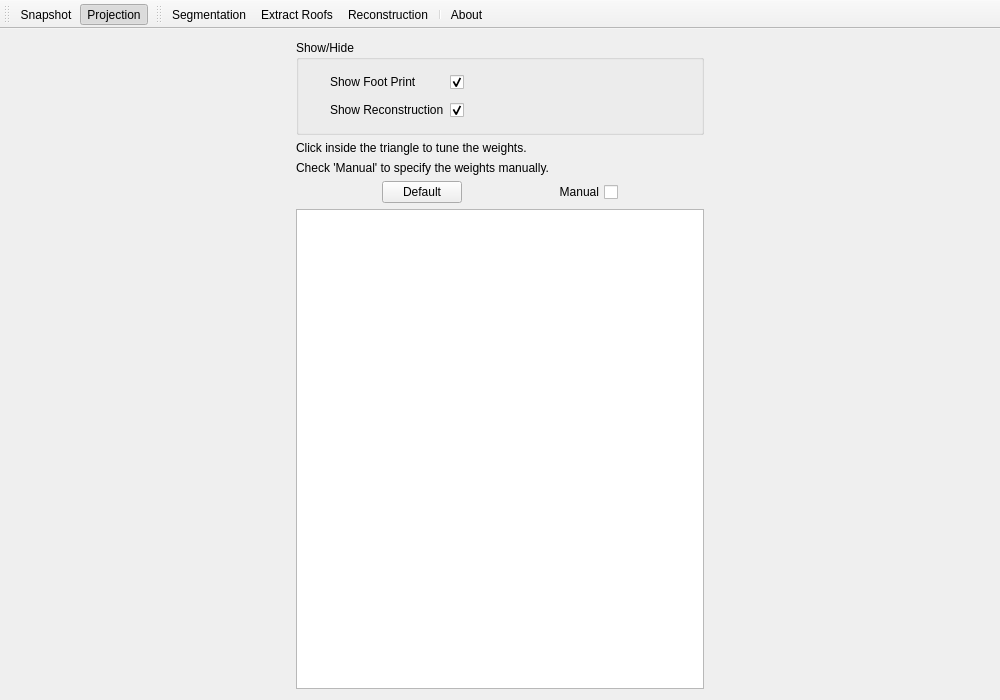
<?xml version="1.0" encoding="UTF-8"?>
<ui version="4.0">
 <class>FootPrintClass</class>
 <widget class="QMainWindow" name="FootPrintClass">
  <property name="geometry">
   <rect>
    <x>0</x>
    <y>0</y>
    <width>1000</width>
    <height>700</height>
   </rect>
  </property>
  <property name="sizePolicy">
   <sizepolicy hsizetype="Expanding" vsizetype="Expanding">
    <horstretch>0</horstretch>
    <verstretch>0</verstretch>
   </sizepolicy>
  </property>
  <property name="minimumSize">
   <size>
    <width>1000</width>
    <height>700</height>
   </size>
  </property>
  <property name="mouseTracking">
   <bool>true</bool>
  </property>
  <property name="focusPolicy">
   <enum>Qt::StrongFocus</enum>
  </property>
  <property name="windowTitle">
   <string>PolyFit</string>
  </property>
  <property name="iconSize">
   <size>
    <width>28</width>
    <height>28</height>
   </size>
  </property>
  <widget class="QWidget" name="centralWidget">
   <layout class="QHBoxLayout" name="horizontalLayout">
    <property name="leftMargin">
     <number>0</number>
    </property>
    <property name="topMargin">
     <number>0</number>
    </property>
    <property name="rightMargin">
     <number>0</number>
    </property>
    <property name="bottomMargin">
     <number>0</number>
    </property>
    <item>
     <widget class="QScrollArea" name="scrollArea">
      <property name="minimumSize">
       <size>
        <width>360</width>
        <height>0</height>
       </size>
      </property>
      <property name="maximumSize">
       <size>
        <width>430</width>
        <height>16777215</height>
       </size>
      </property>
      <property name="frameShape">
       <enum>QFrame::NoFrame</enum>
      </property>
      <property name="widgetResizable">
       <bool>true</bool>
      </property>
      <widget class="QWidget" name="scrollAreaWidgetContents">
       <property name="geometry">
        <rect>
         <x>0</x>
         <y>0</y>
         <width>300</width>
         <height>645</height>
        </rect>
       </property>
       <layout class="QVBoxLayout" name="verticalLayout">
        <item>
         <widget class="QGroupBox" name="groupBox">
          <property name="title">
           <string>Show/Hide</string>
          </property>
          <layout class="QGridLayout" name="gridLayout">
           <item row="0" column="0">
            <spacer name="horizontalSpacer_8">
             <property name="orientation">
              <enum>Qt::Horizontal</enum>
             </property>
             <property name="sizeType">
              <enum>QSizePolicy::Fixed</enum>
             </property>
             <property name="sizeHint" stdset="0">
              <size>
               <width>20</width>
               <height>20</height>
              </size>
             </property>
            </spacer>
           </item>
           <item row="0" column="1">
            <widget class="QLabel" name="labelFootPrint">
             <property name="sizePolicy">
              <sizepolicy hsizetype="Preferred" vsizetype="Preferred">
               <horstretch>0</horstretch>
               <verstretch>0</verstretch>
              </sizepolicy>
             </property>
             <property name="minimumSize">
              <size>
               <width>75</width>
               <height>22</height>
              </size>
             </property>
             <property name="text">
              <string>Show Foot Print</string>
             </property>
            </widget>
           </item>
           <item row="0" column="3">
            <spacer name="horizontalSpacer_2">
             <property name="orientation">
              <enum>Qt::Horizontal</enum>
             </property>
             <property name="sizeType">
              <enum>QSizePolicy::Expanding</enum>
             </property>
             <property name="sizeHint" stdset="0">
              <size>
               <width>81</width>
               <height>20</height>
              </size>
             </property>
            </spacer>
           </item>
           <item row="1" column="2">
            <widget class="QCheckBox" name="checkBoxShowReconstruction">
             <property name="sizePolicy">
              <sizepolicy hsizetype="Fixed" vsizetype="Preferred">
               <horstretch>0</horstretch>
               <verstretch>0</verstretch>
              </sizepolicy>
             </property>
             <property name="minimumSize">
              <size>
               <width>0</width>
               <height>22</height>
              </size>
             </property>
             <property name="text">
              <string/>
             </property>
             <property name="checked">
              <bool>true</bool>
             </property>
            </widget>
           </item>
           <item row="1" column="1">
            <widget class="QLabel" name="labelReconstruction">
             <property name="sizePolicy">
              <sizepolicy hsizetype="Preferred" vsizetype="Preferred">
               <horstretch>0</horstretch>
               <verstretch>0</verstretch>
              </sizepolicy>
             </property>
             <property name="minimumSize">
              <size>
               <width>75</width>
               <height>22</height>
              </size>
             </property>
             <property name="text">
              <string>Show Reconstruction</string>
             </property>
            </widget>
           </item>
           <item row="1" column="0">
            <spacer name="horizontalSpacer_9">
             <property name="orientation">
              <enum>Qt::Horizontal</enum>
             </property>
             <property name="sizeType">
              <enum>QSizePolicy::Fixed</enum>
             </property>
             <property name="sizeHint" stdset="0">
              <size>
               <width>20</width>
               <height>20</height>
              </size>
             </property>
            </spacer>
           </item>
           <item row="1" column="3">
            <spacer name="horizontalSpacer_3">
             <property name="orientation">
              <enum>Qt::Horizontal</enum>
             </property>
             <property name="sizeType">
              <enum>QSizePolicy::Expanding</enum>
             </property>
             <property name="sizeHint" stdset="0">
              <size>
               <width>81</width>
               <height>20</height>
              </size>
             </property>
            </spacer>
           </item>
           <item row="0" column="2">
            <widget class="QCheckBox" name="checkBoxShowFootPrint">
             <property name="sizePolicy">
              <sizepolicy hsizetype="Fixed" vsizetype="Preferred">
               <horstretch>0</horstretch>
               <verstretch>0</verstretch>
              </sizepolicy>
             </property>
             <property name="minimumSize">
              <size>
               <width>0</width>
               <height>22</height>
              </size>
             </property>
             <property name="text">
              <string/>
             </property>
             <property name="checked">
              <bool>true</bool>
             </property>
            </widget>
           </item>
          </layout>
         </widget>
        </item>
        <item>
         <layout class="QVBoxLayout" name="verticalLayout_4">
          <property name="leftMargin">
           <number>0</number>
          </property>
          <property name="rightMargin">
           <number>0</number>
          </property>
          <item>
           <widget class="QLabel" name="label">
            <property name="text">
             <string>Click inside the triangle to tune the weights. </string>
            </property>
           </widget>
          </item>
          <item>
           <widget class="QLabel" name="label_2">
            <property name="text">
             <string>Check 'Manual' to specify the weights manually.</string>
            </property>
           </widget>
          </item>
          <item>
           <layout class="QHBoxLayout" name="horizontalLayout_3">
            <item>
             <spacer name="horizontalSpacer_6">
              <property name="orientation">
               <enum>Qt::Horizontal</enum>
              </property>
              <property name="sizeHint" stdset="0">
               <size>
                <width>10</width>
                <height>20</height>
               </size>
              </property>
             </spacer>
            </item>
            <item>
             <widget class="QPushButton" name="pushButtonDefaultWeight">
              <property name="text">
               <string>Default</string>
              </property>
             </widget>
            </item>
            <item>
             <spacer name="horizontalSpacer_7">
              <property name="orientation">
               <enum>Qt::Horizontal</enum>
              </property>
              <property name="sizeHint" stdset="0">
               <size>
                <width>40</width>
                <height>20</height>
               </size>
              </property>
             </spacer>
            </item>
            <item>
             <widget class="QCheckBox" name="checkBoxManualInputWeights">
              <property name="layoutDirection">
               <enum>Qt::RightToLeft</enum>
              </property>
              <property name="text">
               <string>Manual</string>
              </property>
             </widget>
            </item>
            <item>
             <spacer name="horizontalSpacer_5">
              <property name="orientation">
               <enum>Qt::Horizontal</enum>
              </property>
              <property name="sizeHint" stdset="0">
               <size>
                <width>10</width>
                <height>20</height>
               </size>
              </property>
             </spacer>
            </item>
           </layout>
          </item>
          <item>
           <layout class="QHBoxLayout" name="verticalLayoutWeights">
            <item>
             <layout class="QVBoxLayout" name="verticalLayout_3"/>
            </item>
           </layout>
          </item>
         </layout>
        </item>
        <item>
         <layout class="QVBoxLayout" name="layoutRenderer"/>
        </item>
        <item>
         <widget class="QPlainTextEdit" name="plainTextEditOutput">
          <property name="sizePolicy">
           <sizepolicy hsizetype="Expanding" vsizetype="Expanding">
            <horstretch>0</horstretch>
            <verstretch>0</verstretch>
           </sizepolicy>
          </property>
          <property name="minimumSize">
           <size>
            <width>0</width>
            <height>0</height>
           </size>
          </property>
          <property name="readOnly">
           <bool>true</bool>
          </property>
         </widget>
        </item>
       </layout>
      </widget>
     </widget>
    </item>
    <item>
     <layout class="QHBoxLayout" name="layoutCanvas"/>
    </item>
   </layout>
  </widget>
  <widget class="QToolBar" name="toolBarFile">
   <property name="windowTitle">
    <string>File</string>
   </property>
   <property name="iconSize">
    <size>
     <width>28</width>
     <height>28</height>
    </size>
   </property>
   <property name="toolButtonStyle">
    <enum>Qt::ToolButtonTextUnderIcon</enum>
   </property>
   <attribute name="toolBarArea">
    <enum>TopToolBarArea</enum>
   </attribute>
   <attribute name="toolBarBreak">
    <bool>false</bool>
   </attribute>
   <addaction name="actionSnapshot"/>
   <addaction name="actionProjectionMode"/>
  </widget>
  <widget class="QToolBar" name="toolBar">
   <property name="windowTitle">
    <string>toolBar</string>
   </property>
   <property name="toolButtonStyle">
    <enum>Qt::ToolButtonTextUnderIcon</enum>
   </property>
   <attribute name="toolBarArea">
    <enum>TopToolBarArea</enum>
   </attribute>
   <attribute name="toolBarBreak">
    <bool>false</bool>
   </attribute>
   <addaction name="actionSegmentation"/>
   <addaction name="actionExtractRoofs"/>
   <addaction name="actionReconstruction"/>
   <addaction name="separator"/>
   <addaction name="actionAbout"/>
  </widget>
  <action name="actionAbout">
   <property name="icon">
    <iconset resource="Resources/City3D.qrc">
     <normaloff>:/Resources/about.png</normaloff>:/Resources/about.png</iconset>
   </property>
   <property name="text">
    <string>About City3D</string>
   </property>
   <property name="iconText">
    <string>About</string>
   </property>
   <property name="toolTip">
    <string>About City3D</string>
   </property>
  </action>
  <action name="actionSnapshot">
   <property name="icon">
    <iconset resource="Resources/City3D.qrc">
     <normaloff>:/Resources/snap_shot.png</normaloff>:/Resources/snap_shot.png</iconset>
   </property>
   <property name="text">
    <string>Snapshot</string>
   </property>
   <property name="iconText">
    <string>Snapshot</string>
   </property>
  </action>
  <action name="actionSegmentation">
   <property name="icon">
    <iconset resource="Resources/City3D.qrc">
     <normaloff>:/Resources/step1.png</normaloff>:/Resources/step1.png</iconset>
   </property>
   <property name="text">
    <string>Segmentation</string>
   </property>
  </action>
  <action name="actionExtractRoofs">
   <property name="icon">
    <iconset resource="Resources/City3D.qrc">
     <normaloff>:/Resources/step2.png</normaloff>:/Resources/step2.png</iconset>
   </property>
   <property name="text">
    <string>Extract Roofs</string>
   </property>
  </action>
  <action name="actionReconstruction">
   <property name="icon">
    <iconset resource="Resources/City3D.qrc">
     <normaloff>:/Resources/step3.png</normaloff>:/Resources/step3.png</iconset>
   </property>
   <property name="text">
    <string>Reconstruction</string>
   </property>
  </action>
  <action name="actionProjectionMode">
   <property name="checkable">
    <bool>true</bool>
   </property>
   <property name="checked">
    <bool>true</bool>
   </property>
   <property name="icon">
    <iconset resource="Resources/City3D.qrc">
     <normaloff>:/Resources/perspective.png</normaloff>:/Resources/perspective.png</iconset>
   </property>
   <property name="text">
    <string>Perspective/Orthographic</string>
   </property>
   <property name="iconText">
    <string>Projection</string>
   </property>
   <property name="toolTip">
    <string>Switch between perspective and orthographic projection</string>
   </property>
  </action>
 </widget>
 <layoutdefault spacing="6" margin="11"/>
 <tabstops>
  <tabstop>scrollArea</tabstop>
  <tabstop>checkBoxShowFootPrint</tabstop>
  <tabstop>checkBoxShowReconstruction</tabstop>
  <tabstop>plainTextEditOutput</tabstop>
 </tabstops>
 <resources>
  <include location="Resources/City3D.qrc"/>
 </resources>
 <connections/>
</ui>
